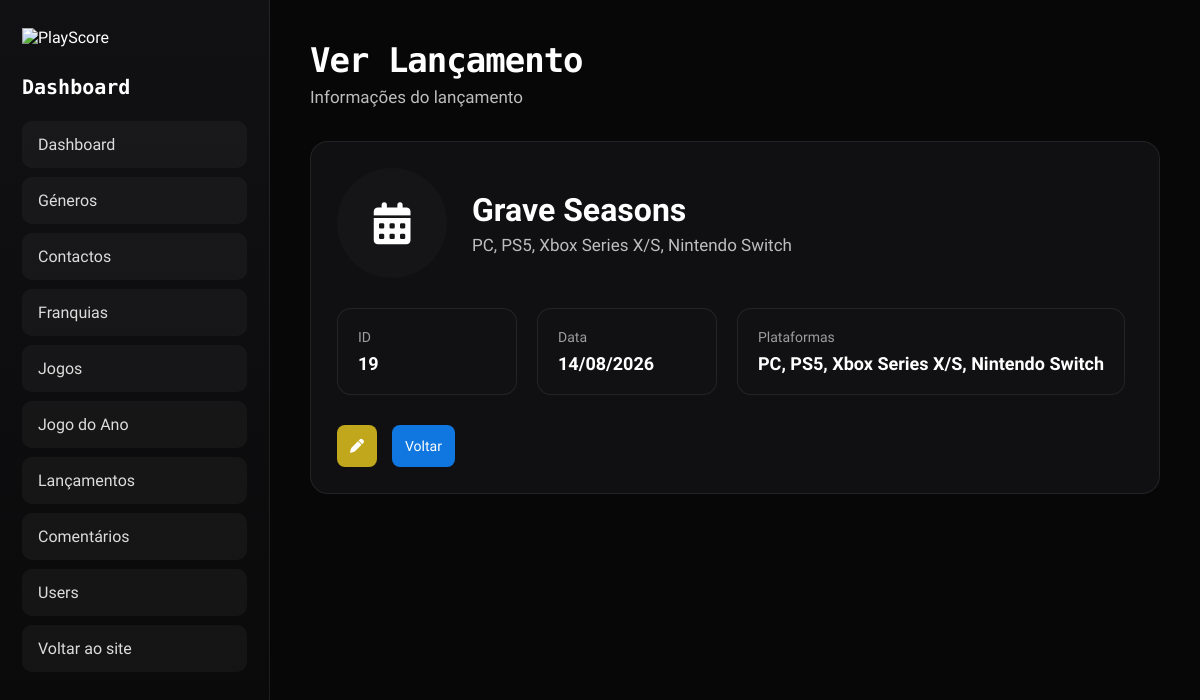
Page /Site/admin/dashboard_ver_lancamento.php?id=19 (signed in) on the committed database.
### tables this page shows
CREATE TABLE IF NOT EXISTS `lancamentos` (
  `id_lancamento` int NOT NULL AUTO_INCREMENT,
  `data` date DEFAULT NULL,
  `nome` varchar(100) DEFAULT NULL,
  `plataformas` varchar(150) DEFAULT NULL,
  PRIMARY KEY (`id_lancamento`)
);

### Site/admin/dashboard_ver_lancamento.php (the view, shortened to what this page needs)
<?php
include "../conexao.php";
$id = (int) $_GET["id"];
$sql = "SELECT * FROM lancamentos WHERE id_lancamento = $id";
$resultado = mysqli_query($conn, $sql);
$lancamento = mysqli_fetch_assoc($resultado);
?>
<!DOCTYPE html>
<html lang="pt">
<head>
    <link rel="stylesheet" href="../css/backoffice.css">
    <link rel="stylesheet" href="https://cdnjs.cloudflare.com/ajax/libs/font-awesome/6.5.2/css/all.min.css">
</head>
<body>
    <div class="backoffice">
        <aside class="sidebar">
            <div class="sidebar-logo">
                <img src="../logo/Logo.png" alt="PlayScore">
            </div>
            <h2>Dashboard</h2>
            <a href="dashboard.php">Dashboard</a>
            <nav class="sidebar-menu">
                <a href="dashboard_generos.php">Géneros</a>
                <a href="dashboard_contactos.php">Contactos</a>
                <a href="dashboard_franquia.php">Franquias</a>
                <a href="dashboard_jogos.php">Jogos</a>
                <a href="dashboard_jogoano.php">Jogo do Ano</a>
                <a href="dashboard_lancamento.php">Lançamentos</a>
                <a href="dashboard_comentarios.php">Comentários</a>
                <a href="dashboard_users.php">Users</a>
            </nav>
            <a href="../index.php" class="back-site">Voltar ao site</a>
        </aside>
        <main class="main-content">
            <div class="topbar">
                <div>
                    <h1>Ver Lançamento</h1>
                    <p>Informações do lançamento</p>
                </div>
            </div>
            <section class="table-card view-card">
                <div class="view-header">
                    <div class="view-placeholder">
                        <i class="fa-solid fa-calendar-days"></i>
                    </div>
                    <div>
                        <h2><?php echo htmlspecialchars($lancamento["nome"]); ?></h2>
                        <p><?php echo htmlspecialchars($lancamento["plataformas"]); ?></p>
                    </div>
                </div>
                <div class="view-info">
                    <div class="info-box">
                        <span>ID</span>
                        <strong><?php echo $lancamento["id_lancamento"]; ?></strong>
                    </div>
                    <div class="info-box">
                        <span>Data</span>
                        <strong>
                            <?php echo date("d/m/Y", strtotime($lancamento["data"])); ?>
                        </strong>
                    </div>
                    <div class="info-box">
                        <span>Plataformas</span>
                        <strong><?php echo htmlspecialchars($lancamento["plataformas"]); ?></strong>
                    </div>
                </div>
                <div class="view-buttons">
                    <a href="dashboard_editar_lancamento.php?id=<?php echo $lancamento["id_lancamento"]; ?>"
                        class="btn edit">
                        <i class="fa-solid fa-pen"></i>
                    </a>
                    <a href="dashboard_lancamento.php"
                        class="btn view">
                        Voltar
                    </a>
                </div>
            </section>
        </main>
    </div>
</body>
</html>

### Site/css/backoffice.css (style rules this page uses)
* { margin: 0; padding: 0; box-sizing: border-box; }
body { background: #070708; color: white; font-family: 'Abel', sans-serif; }
.backoffice { display: flex; min-height: 100vh; }
.sidebar { width: 270px; background: linear-gradient(180deg, #111113, #09090a); padding: 28px 22px; border-right: 1px solid rgba(255,255,255,0.08); }
.sidebar-logo img { width: 150px; margin-bottom: 28px; }
.sidebar h2 { font-family: 'Kode Mono', monospace; font-size: 20px; margin-bottom: 22px; color: #ffffff; }
.sidebar a { display: block; color: #dcdcdc; text-decoration: none; padding: 13px 15px; margin-bottom: 9px; border-radius: 10px; background: rgba(255,255,255,0.04); border: 1px solid transparent; transition: 0.2s ease; }
.main-content { flex: 1; padding: 40px; }
.topbar { display: flex; justify-content: space-between; align-items: center; margin-bottom: 34px; }
.topbar h1 { font-family: 'Kode Mono', monospace; font-size: 34px; letter-spacing: -1px; }
.topbar p { color: #bdbdbd; margin-top: 7px; font-size: 17px; }
.table-card { background: rgba(17,17,19,0.95); border-radius: 18px; padding: 26px; border: 1px solid rgba(255,255,255,0.08); overflow-x: auto; }
.btn { padding: 13px 13px; border-radius: 8px; text-decoration: none; color: white; font-size: 14px; transition: 0.2s ease; white-space: nowrap; margin:0; }
.view-card { display: flex; flex-direction: column; gap: 30px; }
.view-header { display: flex; align-items: center; gap: 25px; }
.view-placeholder { width: 110px; height: 110px; border-radius: 50%; background: #151518; display: flex; justify-content: center; align-items: center; font-size: 42px; font-weight: bold; color: white; }
.view-header h2 { font-size: 32px; margin-bottom: 6px; }
.view-header p { color: #bdbdbd; font-size: 17px; }
.view-info { display: flex; gap: 20px; flex-wrap: wrap; }
.info-box { background: #111113; border: 1px solid rgba(255,255,255,0.08); border-radius: 14px; padding: 20px; min-width: 180px; }
.info-box span { display: block; color: #9d9d9d; margin-bottom: 8px; font-size: 14px; }
.info-box strong { font-size: 18px; color: white; }
.view-buttons { display: flex; gap: 15px; }
.view { background: #0f77df; }
.edit { background: #c0a71c; }

### rows in the picture
lancamentos: nome "Grave Seasons", plataformas "PC, PS5, Xbox Series X/S, Nintendo Switch", id_lancamento "19", data "14/08/2026"
